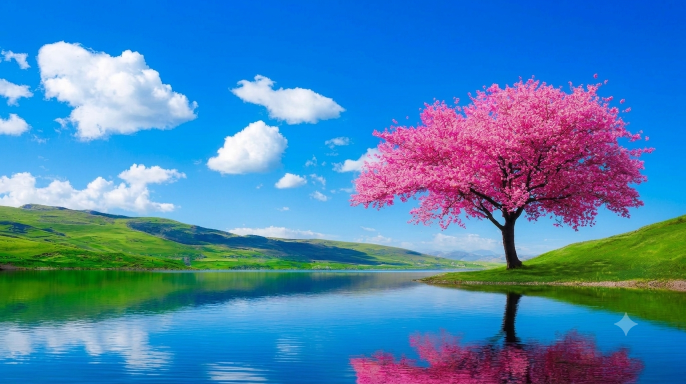
#> input picture images/pink-tree-ai.png, 1372 x 768 px, found by its file name (shown at 1/2 size)
$ jupyter execute grad.ipynb   (older library calls are emulated)
#> lines starting #> are read from the running program, lines starting #| are printed output that depends on the picture; after the words box and inside, x2 and y2 are one past the last pixel; in counts of white or black regions, pixels touching at a corner belong together
### src/visualisation/__init__.py
"""Visualization module for paint-bot data structures."""

from .rendering import get_stroke_frame, calculate_stroke_duration, animate_stroke_sequence, visualize_stroke_sequence


import matplotlib.pyplot as plt
from PIL import Image, ImageOps, ImageFilter, ImageEnhance
import numpy as np

from PIL import Image


# [13 lines left out: function rotate_if_vertical, not called in this run]

def show_np_image(np_image, *args, **kwargs):
    """Put the origin in the bottom left corner."""

    if np.asarray(np_image).ndim == 1:
        plt.plot(np_image, *args, **kwargs)
    else:
        plt.imshow(np_image, origin="lower", *args, **kwargs)
    plt.show()

def show_pil_image(pil):
    # slower than `show_np_image`
    show_np_image(np.array(pil))

def resize_image(img: object, CANVAS_SIZE):
    """
    Unified entry point that pads and resizes either a PIL Image
    or a NumPy ndarray to CANVAS_SIZE while preserving aspect ratio.
    """
    if isinstance(img, np.ndarray):
        # Route to the ndarray processor
        return resize_image_ndarray(img, CANVAS_SIZE)
    else:
        # Original PIL logic
        if len(img.getbands()) == 1:
            PADDING_COLOR = 0  # Single integer for grayscale/depth maps
        else:
            PADDING_COLOR = (0, 0, 0)  # Tuple for RGB images
        return ImageOps.pad(img, CANVAS_SIZE, color=PADDING_COLOR)

# [34 lines left out: function resize_image_ndarray, not called in this run]

### src/stroke_generation/grad.ipynb
[cell 1]
from PIL import Image, ImageOps, ImageEnhance
from visualisation import show_np_image, resize_image
import cv2
import numpy as np

CANVAS_SIZE = (235, 130) # mm

# 1. Load your PIL image
pil_original_image = Image.open("../images/pink-tree-ai.png").convert("RGB").transpose(Image.FLIP_TOP_BOTTOM)

enhancer = ImageEnhance.Contrast(pil_original_image)
contrast_factor = 1.2
pil_original_image = enhancer.enhance(contrast_factor)

# 2. Resize to 440x440 (assuming resize_image is defined elsewhere)
pil_resized_image = resize_image(pil_original_image, CANVAS_SIZE)
#> in resize_image, `return ImageOps.pad(img, CANVAS_SIZE, color=PADDING_COLOR)`:
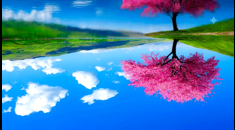
#> returned value: PIL image 235x130 RGB; mean R, G, B 71.1, 131.1, 186

# GaussianBlur takes a 'radius' parameter. Higher radius = more blur.
# pil_blurred_image = pil_resized_image.filter(ImageFilter.GaussianBlur(radius=5))
# np_resized_blurred_image = np.array(pil_blurred_image)

# 3. Convert the original resized PIL image to a NumPy array (if still needed)
np_resized_image = np.array(pil_resized_image)
np_original_image = np.array(pil_original_image)

gray_image = cv2.cvtColor(np_resized_image, cv2.COLOR_RGB2GRAY)
blurred_gray = cv2.GaussianBlur(gray_image, (3, 3), 10)
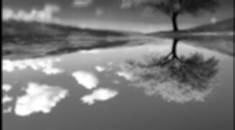
#> blurred_gray: shape (130, 235); min 0, max 255, mean 119.6

# Display the blurred image to verify
show_np_image(blurred_gray)

[cell 2]
import matplotlib.pyplot as plt

# Edge Tangent Flow (ETF) refinement on the grayscale image.
# Start with tangents perpendicular to the image gradient and smooth them iteratively.
gray = blurred_gray.astype(np.float32)
gx = cv2.Sobel(gray, cv2.CV_32F, 1, 0, ksize=3)
gy = cv2.Sobel(gray, cv2.CV_32F, 0, 1, ksize=3)
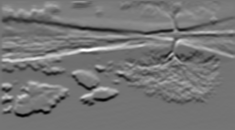
#> gy: shape (130, 235) float32; min -389, max 454, mean 0.7; drawn with min black and max white

magnitude = np.sqrt(gx**2 + gy**2)
initial_x = -gy
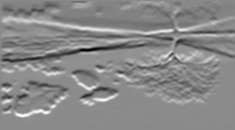
#> initial_x: shape (130, 235) float32; min -454, max 389, mean -0.7; drawn with min black and max white
initial_y = gx
initial_norm = np.sqrt(initial_x**2 + initial_y**2)
initial_norm[initial_norm == 0] = 1.0
#> initial_norm: shape (130, 235) float32; min 1, max 651, mean 63.5
tangent_x = initial_x / initial_norm
tangent_y = initial_y / initial_norm
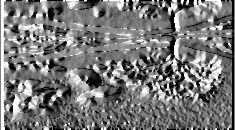
#> tangent_y: shape (130, 235) float32; min -1, max 1, mean -0.06; drawn with min black and max white

# Keep the refinement local so weak pixel noise does not survive.
iterations = 3
radius = 2
sigma_s = 2.0
sigma_m = float(np.percentile(magnitude, 85) + 1e-6)
#> sigma_m = 126

height, width = gray.shape
#> height = 130; width = 235
for _ in range(iterations):
    padded_tx = np.pad(tangent_x, radius, mode="edge")
    padded_ty = np.pad(tangent_y, radius, mode="edge")
    padded_mag = np.pad(magnitude, radius, mode="edge")

    refined_x = np.zeros_like(tangent_x)
    refined_y = np.zeros_like(tangent_y)

    for y in range(height):
        for x in range(width):
            center_tx = tangent_x[y, x]
            center_ty = tangent_y[y, x]
            center_mag = padded_mag[y + radius, x + radius]

            weight_sum = 0.0
            accum_x = 0.0
            accum_y = 0.0

            for dy in range(-radius, radius + 1):
                for dx in range(-radius, radius + 1):
                    ny = y + dy + radius
                    nx = x + dx + radius

                    neighbor_tx = padded_tx[ny, nx]
                    neighbor_ty = padded_ty[ny, nx]
                    neighbor_mag = padded_mag[ny, nx]

                    spatial_distance_sq = float(dx * dx + dy * dy)
                    w_s = np.exp(-spatial_distance_sq / (2.0 * sigma_s * sigma_s))
                    w_m = 0.5 * (1.0 + np.tanh((neighbor_mag - center_mag) / sigma_m))

                    dot_product = center_tx * neighbor_tx + center_ty * neighbor_ty
                    w_d = abs(dot_product)
                    phi = 1.0 if dot_product >= 0 else -1.0

                    weight = w_s * w_m * w_d
                    accum_x += weight * neighbor_tx * phi
                    accum_y += weight * neighbor_ty * phi
                    weight_sum += weight

            if weight_sum > 0:
                refined_x[y, x] = accum_x / weight_sum
                refined_y[y, x] = accum_y / weight_sum
            else:
                refined_x[y, x] = center_tx
                refined_y[y, x] = center_ty

    tangent_x = refined_x
    tangent_y = refined_y
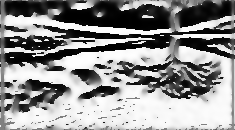
#> refined_x: shape (130, 235) float32; min -0.998, max 0.998, mean 0.142; drawn with min black and max white
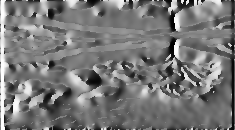
#> refined_y: shape (130, 235) float32; min -0.988, max 0.999, mean -0.0515; drawn with min black and max white

final_norm = np.sqrt(tangent_x**2 + tangent_y**2)
final_norm[final_norm == 0] = 1.0
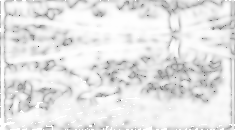
#> final_norm: shape (130, 235) float32; min 0.259, max 1, mean 0.898
unit_x = tangent_x / final_norm
unit_y = tangent_y / final_norm

# Use strong edge support to suppress flat regions and random pixel errors.
edge_map = cv2.Canny(gray.astype(np.uint8), 25, 80)
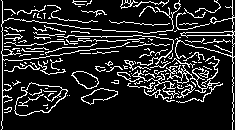
#> edge_map: shape (130, 235); 14.6% white in thin lines or dots
edge_map = cv2.dilate(edge_map, np.ones((3, 3), np.uint8), iterations=1)
#> edge_map: shape (130, 235); 46% white; 5 white regions, box (x1, y1, x2, y2) and area: (0, 0, 235, 130) 13173, (70, 70, 119, 106) 561, (80, 9, 108, 18) 139, (71, 0, 93, 8) 131, (110, 79, 120, 85) 51
confidence = cv2.GaussianBlur(edge_map.astype(np.float32), (0, 0), 2.0) / 255.0
confidence = np.clip(confidence, 0.0, 1.0)

[cell 3]
# Sample the field on a grid so the quiver plot stays readable.
step = 5
y_positions = np.arange(0, height, step)
#> y_positions = 26 values from 0 to 125
x_positions = np.arange(0, width, step)
#> x_positions = 47 values from 0 to 230
xx, yy = np.meshgrid(x_positions, y_positions)

sample_x = unit_x[yy, xx]
sample_y = unit_y[yy, xx]
sample_confidence = confidence[yy, xx]
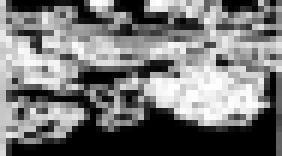
#> sample_confidence: shape (26, 47) float32 (shown 6 times larger); min 0, max 0.998, mean 0.467

$ run again, with images/omi-ai.png copied over images/pink-tree-ai.png
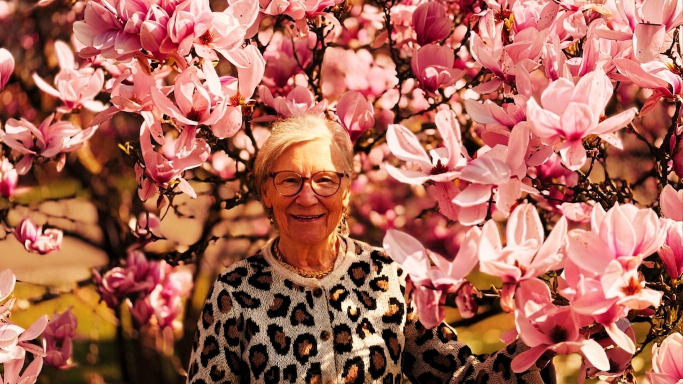
#> input picture images/omi-ai.png, 1365 x 768 px, found by its file name (shown at 1/2 size)
#> initial_norm: shape (130, 235) float32; min 1, max 683.8, mean 170
#> sigma_m = 295.4
#> `edge_map = cv2.Canny(gray.astype(np.uint8), 25, 80)`:
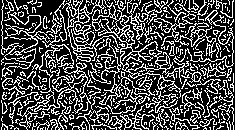
#> edge_map: shape (130, 235); 30.2% white in thin lines or dots
#> `sample_confidence = confidence[yy, xx]`:
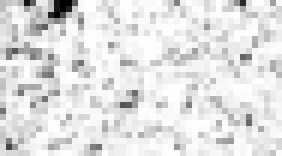
#> sample_confidence: shape (26, 47) float32 (shown 6 times larger); min 5.58e-05, max 1, mean 0.885
